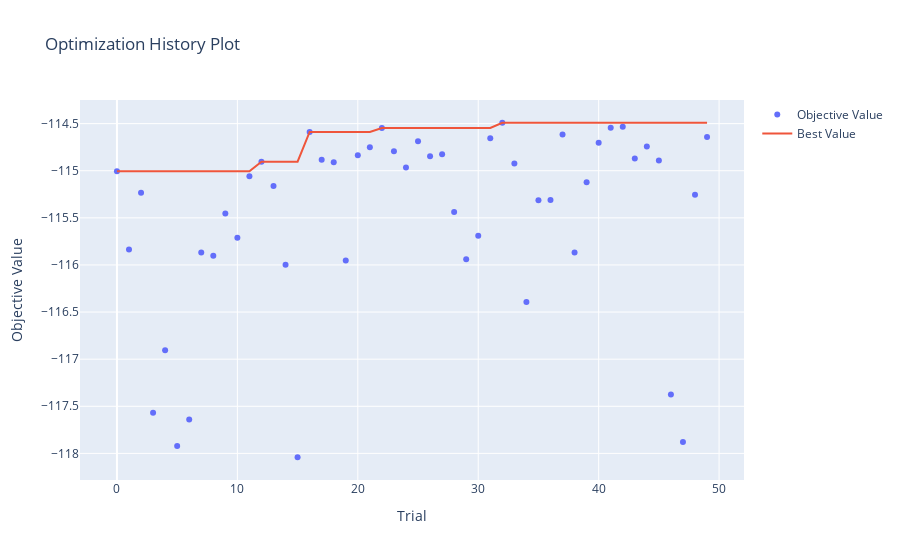
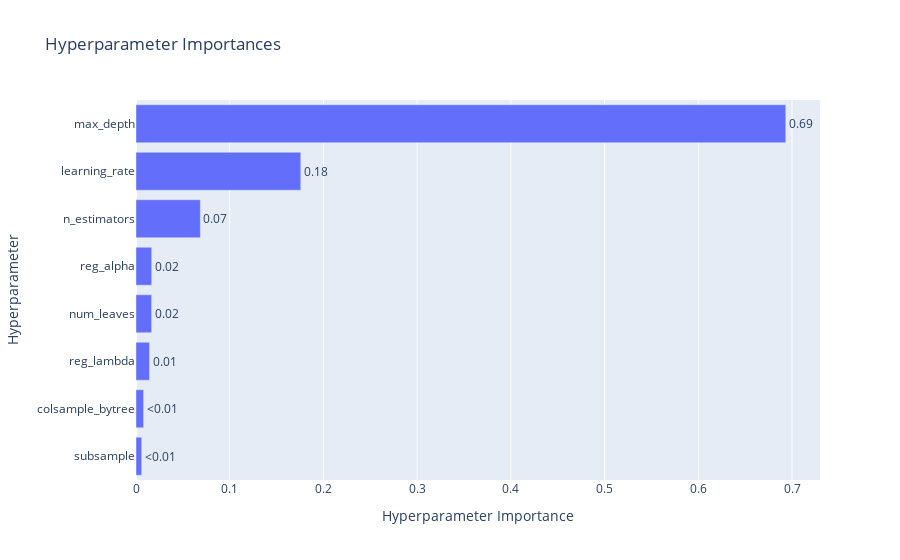
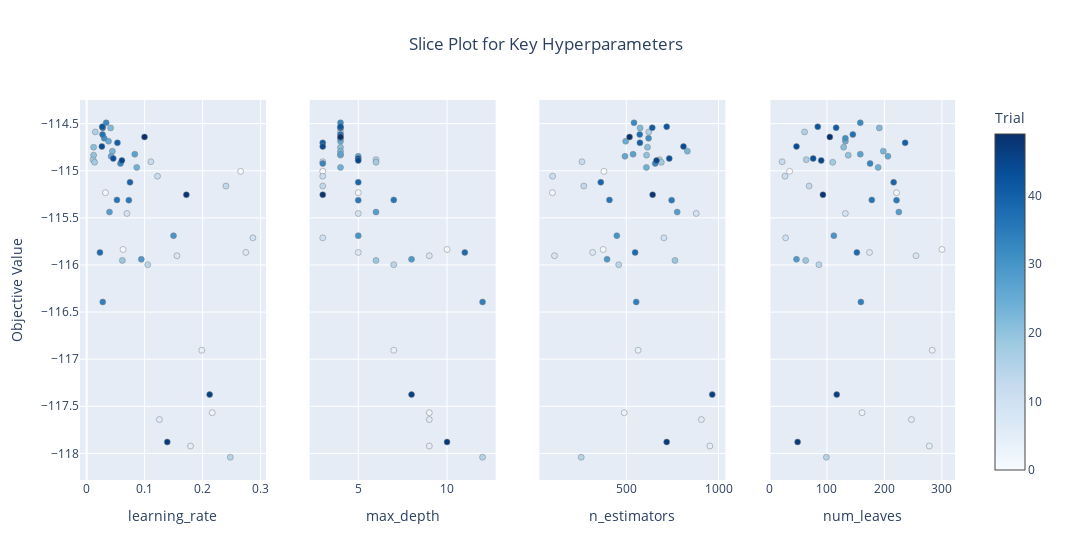
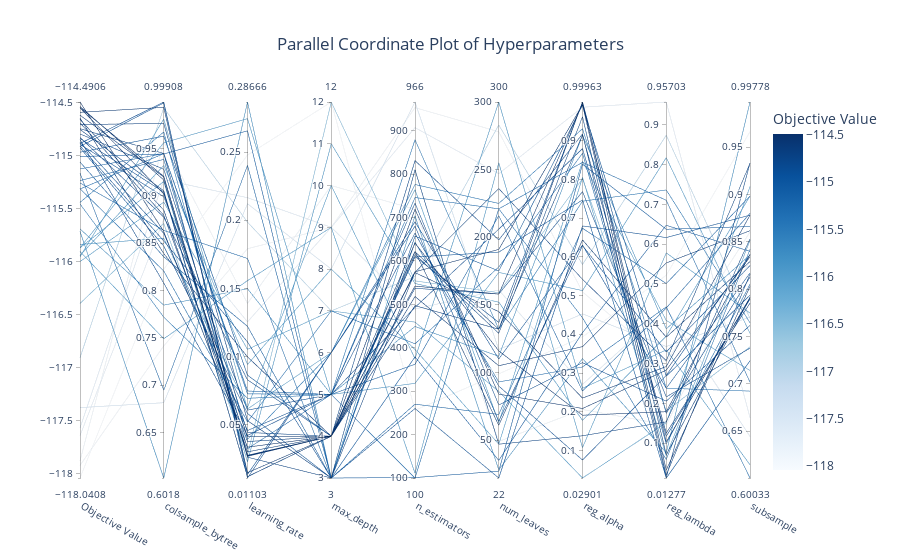

The notebook cell these images were saved under, in order:
### Code cell
# 4. 可视化调优过程
print("\n--- 可视化调优过程 ---")

# a. 优化历史图 (Optimization History Plot)
# 展示了每次试验的分数，可以看到模型性能是否随着时间推移而提高。
fig_history = optuna.visualization.plot_optimization_history(study)
fig_history.show()

# b. 参数重要性图 (Parameter Importances Plot)
# 显示了哪个超参数对模型性能的影响最大。
fig_importance = optuna.visualization.plot_param_importances(study)
fig_importance.show()

# c. 切片图 (Slice Plot)
# 展示了每个超参数在其取值范围内对最终分数的影响。
# 这对于直观地看出最佳参数的大致范围非常有用。
fig_slice = optuna.visualization.plot_slice(study, params=['n_estimators', 'learning_rate', 'num_leaves', 'max_depth'])
fig_slice.update_layout(title_text='Slice Plot for Key Hyperparameters', title_x=0.5) #  居中标题
fig_slice.show()


# d. 平行坐标图 (Parallel Coordinate Plot)
# 将所有试验的参数组合和最终结果在平行坐标系中可视化。
# 颜色深的线条代表性能更好的试验，可以帮助我们发现参数之间的潜在组合关系。
fig_parallel = optuna.visualization.plot_parallel_coordinate(study)
fig_parallel.update_layout(title_text='Parallel Coordinate Plot of Hyperparameters', title_x=0.5) #  居中标题
fig_parallel.show()

### Figure 1 — Plotly figure (JSON) as saved in the notebook; plotly's stock layout.template omitted (floating-point values rounded to 4 significant figures)
{"data": [{"mode": "markers", "name": "Objective Value", "type": "scatter", "x": [0, 1, 2, 3, 4, 5, 6, 7, 8, 9, 10, 11, 12, 13, 14, 15, 16, 17, 18, 19, 20, 21, 22, 23, 24, 25, 26, 27, 28, 29, 30, 31, 32, 33, 34, 35, 36, 37, 38, 39, 40, 41, 42, 43, 44, 45, 46, 47, 48, 49], "y": [-115.0, -115.8, -115.2, -117.6, -116.9, -117.9, -117.6, -115.9, -115.9, -115.5, -115.7, -115.1, -114.9, -115.2, -116.0, -118.0, -114.6, -114.9, -114.9, -116.0, -114.8, -114.8, -114.5, -114.8, -115.0, -114.7, -114.8, -114.8, -115.4, -115.9, -115.7, -114.7, -114.5, -114.9, -116.4, -115.3, -115.3, -114.6, -115.9, -115.1, -114.7, -114.5, -114.5, -114.9, -114.7, -114.9, -117.4, -117.9, -115.3, -114.6]}, {"mode": "lines", "name": "Best Value", "type": "scatter", "x": [0, 1, 2, 3, 4, 5, 6, 7, 8, 9, 10, 11, 12, 13, 14, 15, 16, 17, 18, 19, 20, 21, 22, 23, 24, 25, 26, 27, 28, 29, 30, 31, 32, 33, 34, 35, 36, 37, 38, 39, 40, 41, 42, 43, 44, 45, 46, 47, 48, 49], "y": [-115.0, -115.0, -115.0, -115.0, -115.0, -115.0, -115.0, -115.0, -115.0, -115.0, -115.0, -115.0, -114.9, -114.9, -114.9, -114.9, -114.6, -114.6, -114.6, -114.6, -114.6, -114.6, -114.5, -114.5, -114.5, -114.5, -114.5, -114.5, -114.5, -114.5, -114.5, -114.5, -114.5, -114.5, -114.5, -114.5, -114.5, -114.5, -114.5, -114.5, -114.5, -114.5, -114.5, -114.5, -114.5, -114.5, -114.5, -114.5, -114.5, -114.5]}, {"marker": {"color": "#cccccc"}, "mode": "markers", "name": "Infeasible Trial", "showlegend": false, "type": "scatter", "x": [], "y": []}], "layout": {"title": {"text": "Optimization History Plot"}, "xaxis": {"title": {"text": "Trial"}}, "yaxis": {"title": {"text": "Objective Value"}}}}

### Figure 2 — Plotly figure (JSON) as saved in the notebook; plotly's stock layout.template omitted (floating-point values rounded to 4 significant figures)
{"data": [{"cliponaxis": false, "hovertemplate": ["subsample (FloatDistribution): 0.006099376326627991<extra></extra>", "colsample_bytree (FloatDistribution): 0.008126996766912364<extra></extra>", "reg_lambda (FloatDistribution): 0.014428077757673333<extra></extra>", "num_leaves (IntDistribution): 0.01667795652378466<extra></extra>", "reg_alpha (FloatDistribution): 0.016765791187947646<extra></extra>", "n_estimators (IntDistribution): 0.06870177533150043<extra></extra>", "learning_rate (FloatDistribution): 0.17582445975926844<extra></extra>", "max_depth (IntDistribution): 0.6933755663462853<extra></extra>"], "name": "Objective Value", "orientation": "h", "text": ["<0.01", "<0.01", "0.01", "0.02", "0.02", "0.07", "0.18", "0.69"], "textposition": "outside", "type": "bar", "x": [0.006099, 0.008127, 0.01443, 0.01668, 0.01677, 0.0687, 0.1758, 0.6934], "y": ["subsample", "colsample_bytree", "reg_lambda", "num_leaves", "reg_alpha", "n_estimators", "learning_rate", "max_depth"]}], "layout": {"title": {"text": "Hyperparameter Importances"}, "xaxis": {"title": {"text": "Hyperparameter Importance"}}, "yaxis": {"title": {"text": "Hyperparameter"}}}}

### Figure 3 — Plotly figure (JSON) as saved in the notebook; plotly's stock layout.template omitted (floating-point values rounded to 4 significant figures)
{"data": [{"marker": {"color": [0, 1, 2, 3, 4, 5, 6, 7, 8, 9, 10, 11, 12, 13, 14, 15, 16, 17, 18, 19, 20, 21, 22, 23, 24, 25, 26, 27, 28, 29, 30, 31, 32, 33, 34, 35, 36, 37, 38, 39, 40, 41, 42, 43, 44, 45, 46, 47, 48, 49], "colorbar": {"title": {"text": "Trial"}, "x": 1, "xpad": 40}, "colorscale": [[0, "rgb(247,251,255)"], [0.125, "rgb(222,235,247)"], [0.25, "rgb(198,219,239)"], [0.375, "rgb(158,202,225)"], [0.5, "rgb(107,174,214)"], [0.625, "rgb(66,146,198)"], [0.75, "rgb(33,113,181)"], [0.875, "rgb(8,81,156)"], [1, "rgb(8,48,107)"]], "line": {"color": "Grey", "width": 0.5}, "showscale": true}, "mode": "markers", "name": "Feasible Trial", "showlegend": false, "type": "scatter", "x": [0.2655, 0.06275, 0.03247, 0.2165, 0.1986, 0.1791, 0.1255, 0.2745, 0.1557, 0.06944, 0.2867, 0.1222, 0.1107, 0.2402, 0.1053, 0.2478, 0.01492, 0.01103, 0.01363, 0.06162, 0.01203, 0.01198, 0.04135, 0.04444, 0.08638, 0.03774, 0.04223, 0.08298, 0.03937, 0.09426, 0.1498, 0.03023, 0.03366, 0.05832, 0.02774, 0.07273, 0.05222, 0.02739, 0.0229, 0.0748, 0.05305, 0.02769, 0.02695, 0.04585, 0.02628, 0.06078, 0.2121, 0.139, 0.172, 0.09981], "xaxis": "x", "y": [-115.0, -115.8, -115.2, -117.6, -116.9, -117.9, -117.6, -115.9, -115.9, -115.5, -115.7, -115.1, -114.9, -115.2, -116.0, -118.0, -114.6, -114.9, -114.9, -116.0, -114.8, -114.8, -114.5, -114.8, -115.0, -114.7, -114.8, -114.8, -115.4, -115.9, -115.7, -114.7, -114.5, -114.9, -116.4, -115.3, -115.3, -114.6, -115.9, -115.1, -114.7, -114.5, -114.5, -114.9, -114.7, -114.9, -117.4, -117.9, -115.3, -114.6], "yaxis": "y"}, {"marker": {"color": [0, 1, 2, 3, 4, 5, 6, 7, 8, 9, 10, 11, 12, 13, 14, 15, 16, 17, 18, 19, 20, 21, 22, 23, 24, 25, 26, 27, 28, 29, 30, 31, 32, 33, 34, 35, 36, 37, 38, 39, 40, 41, 42, 43, 44, 45, 46, 47, 48, 49], "colorbar": {"title": {"text": "Trial"}, "x": 1, "xpad": 40}, "colorscale": [[0, "rgb(247,251,255)"], [0.125, "rgb(222,235,247)"], [0.25, "rgb(198,219,239)"], [0.375, "rgb(158,202,225)"], [0.5, "rgb(107,174,214)"], [0.625, "rgb(66,146,198)"], [0.75, "rgb(33,113,181)"], [0.875, "rgb(8,81,156)"], [1, "rgb(8,48,107)"]], "line": {"color": "Grey", "width": 0.5}, "showscale": false}, "mode": "markers", "name": "Feasible Trial", "showlegend": false, "type": "scatter", "x": [3, 10, 5, 9, 7, 9, 9, 5, 9, 5, 3, 3, 3, 3, 7, 12, 4, 6, 6, 6, 4, 4, 4, 4, 4, 4, 5, 4, 6, 8, 5, 4, 4, 3, 12, 5, 7, 4, 11, 5, 3, 4, 4, 5, 3, 5, 8, 10, 3, 4], "xaxis": "x2", "y": [-115.0, -115.8, -115.2, -117.6, -116.9, -117.9, -117.6, -115.9, -115.9, -115.5, -115.7, -115.1, -114.9, -115.2, -116.0, -118.0, -114.6, -114.9, -114.9, -116.0, -114.8, -114.8, -114.5, -114.8, -115.0, -114.7, -114.8, -114.8, -115.4, -115.9, -115.7, -114.7, -114.5, -114.9, -116.4, -115.3, -115.3, -114.6, -115.9, -115.1, -114.7, -114.5, -114.5, -114.9, -114.7, -114.9, -117.4, -117.9, -115.3, -114.6], "yaxis": "y2"}, {"marker": {"color": [0, 1, 2, 3, 4, 5, 6, 7, 8, 9, 10, 11, 12, 13, 14, 15, 16, 17, 18, 19, 20, 21, 22, 23, 24, 25, 26, 27, 28, 29, 30, 31, 32, 33, 34, 35, 36, 37, 38, 39, 40, 41, 42, 43, 44, 45, 46, 47, 48, 49], "colorbar": {"title": {"text": "Trial"}, "x": 1, "xpad": 40}, "colorscale": [[0, "rgb(247,251,255)"], [0.125, "rgb(222,235,247)"], [0.25, "rgb(198,219,239)"], [0.375, "rgb(158,202,225)"], [0.5, "rgb(107,174,214)"], [0.625, "rgb(66,146,198)"], [0.75, "rgb(33,113,181)"], [0.875, "rgb(8,81,156)"], [1, "rgb(8,48,107)"]], "line": {"color": "Grey", "width": 0.5}, "showscale": false}, "mode": "markers", "name": "Feasible Trial", "showlegend": false, "type": "scatter", "x": [379, 375, 100, 489, 564, 953, 907, 318, 111, 879, 704, 101, 260, 270, 459, 256, 622, 680, 690, 764, 610, 615, 575, 831, 609, 497, 493, 537, 776, 396, 449, 621, 542, 657, 554, 746, 409, 573, 548, 362, 574, 641, 719, 733, 810, 664, 966, 719, 643, 518], "xaxis": "x3", "y": [-115.0, -115.8, -115.2, -117.6, -116.9, -117.9, -117.6, -115.9, -115.9, -115.5, -115.7, -115.1, -114.9, -115.2, -116.0, -118.0, -114.6, -114.9, -114.9, -116.0, -114.8, -114.8, -114.5, -114.8, -115.0, -114.7, -114.8, -114.8, -115.4, -115.9, -115.7, -114.7, -114.5, -114.9, -116.4, -115.3, -115.3, -114.6, -115.9, -115.1, -114.7, -114.5, -114.5, -114.9, -114.7, -114.9, -117.4, -117.9, -115.3, -114.6], "yaxis": "y3"}, {"marker": {"color": [0, 1, 2, 3, 4, 5, 6, 7, 8, 9, 10, 11, 12, 13, 14, 15, 16, 17, 18, 19, 20, 21, 22, 23, 24, 25, 26, 27, 28, 29, 30, 31, 32, 33, 34, 35, 36, 37, 38, 39, 40, 41, 42, 43, 44, 45, 46, 47, 48, 49], "colorbar": {"title": {"text": "Trial"}, "x": 1, "xpad": 40}, "colorscale": [[0, "rgb(247,251,255)"], [0.125, "rgb(222,235,247)"], [0.25, "rgb(198,219,239)"], [0.375, "rgb(158,202,225)"], [0.5, "rgb(107,174,214)"], [0.625, "rgb(66,146,198)"], [0.75, "rgb(33,113,181)"], [0.875, "rgb(8,81,156)"], [1, "rgb(8,48,107)"]], "line": {"color": "Grey", "width": 0.5}, "showscale": false}, "mode": "markers", "name": "Feasible Trial", "showlegend": false, "type": "scatter", "x": [35, 300, 221, 161, 283, 278, 247, 174, 255, 132, 28, 27, 22, 69, 86, 99, 61, 64, 110, 63, 137, 129, 191, 198, 189, 132, 206, 158, 225, 47, 112, 132, 158, 175, 159, 221, 178, 145, 152, 216, 236, 116, 84, 76, 47, 90, 117, 49, 93, 105], "xaxis": "x4", "y": [-115.0, -115.8, -115.2, -117.6, -116.9, -117.9, -117.6, -115.9, -115.9, -115.5, -115.7, -115.1, -114.9, -115.2, -116.0, -118.0, -114.6, -114.9, -114.9, -116.0, -114.8, -114.8, -114.5, -114.8, -115.0, -114.7, -114.8, -114.8, -115.4, -115.9, -115.7, -114.7, -114.5, -114.9, -116.4, -115.3, -115.3, -114.6, -115.9, -115.1, -114.7, -114.5, -114.5, -114.9, -114.7, -114.9, -117.4, -117.9, -115.3, -114.6], "yaxis": "y4"}], "layout": {"title": {"text": "Slice Plot for Key Hyperparameters", "x": 0.5}, "width": 1200, "xaxis": {"anchor": "y", "domain": [0, 0.2125], "title": {"text": "learning_rate"}}, "xaxis2": {"anchor": "y2", "domain": [0.2625, 0.475], "title": {"text": "max_depth"}}, "xaxis3": {"anchor": "y3", "domain": [0.525, 0.7375], "title": {"text": "n_estimators"}}, "xaxis4": {"anchor": "y4", "domain": [0.7875, 1], "title": {"text": "num_leaves"}}, "yaxis": {"anchor": "x", "domain": [0, 1], "title": {"text": "Objective Value"}}, "yaxis2": {"anchor": "x2", "domain": [0, 1], "matches": "y", "showticklabels": false}, "yaxis3": {"anchor": "x3", "domain": [0, 1], "matches": "y", "showticklabels": false}, "yaxis4": {"anchor": "x4", "domain": [0, 1], "matches": "y", "showticklabels": false}}}

### Figure 4 — Plotly figure (JSON) as saved in the notebook; plotly's stock layout.template omitted (floating-point values rounded to 4 significant figures)
{"data": [{"dimensions": [{"label": "Objective Value", "range": [-118.0, -114.5], "values": [-115.0, -115.8, -115.2, -117.6, -116.9, -117.9, -117.6, -115.9, -115.9, -115.5, -115.7, -115.1, -114.9, -115.2, -116.0, -118.0, -114.6, -114.9, -114.9, -116.0, -114.8, -114.8, -114.5, -114.8, -115.0, -114.7, -114.8, -114.8, -115.4, -115.9, -115.7, -114.7, -114.5, -114.9, -116.4, -115.3, -115.3, -114.6, -115.9, -115.1, -114.7, -114.5, -114.5, -114.9, -114.7, -114.9, -117.4, -117.9, -115.3, -114.6]}, {"label": "colsample_bytree", "range": [0.6018, 0.9991], "values": [0.9442, 0.8552, 0.9385, 0.917, 0.993, 0.7414, 0.8751, 0.956, 0.749, 0.7718, 0.6018, 0.8355, 0.8523, 0.6946, 0.8933, 0.8224, 0.9934, 0.9991, 0.9981, 0.981, 0.904, 0.9053, 0.9021, 0.928, 0.963, 0.8794, 0.8078, 0.8775, 0.9674, 0.9321, 0.7845, 0.8849, 0.8623, 0.8468, 0.8707, 0.9446, 0.8205, 0.9199, 0.9151, 0.9446, 0.9765, 0.9205, 0.9167, 0.8604, 0.9447, 0.899, 0.6813, 0.9573, 0.8634, 0.8389]}, {"label": "learning_rate", "range": [0.01103, 0.2867], "values": [0.2655, 0.06275, 0.03247, 0.2165, 0.1986, 0.1791, 0.1255, 0.2745, 0.1557, 0.06944, 0.2867, 0.1222, 0.1107, 0.2402, 0.1053, 0.2478, 0.01492, 0.01103, 0.01363, 0.06162, 0.01203, 0.01198, 0.04135, 0.04444, 0.08638, 0.03774, 0.04223, 0.08298, 0.03937, 0.09426, 0.1498, 0.03023, 0.03366, 0.05832, 0.02774, 0.07273, 0.05222, 0.02739, 0.0229, 0.0748, 0.05305, 0.02769, 0.02695, 0.04585, 0.02628, 0.06078, 0.2121, 0.139, 0.172, 0.09981]}, {"label": "max_depth", "range": [3, 12], "values": [3, 10, 5, 9, 7, 9, 9, 5, 9, 5, 3, 3, 3, 3, 7, 12, 4, 6, 6, 6, 4, 4, 4, 4, 4, 4, 5, 4, 6, 8, 5, 4, 4, 3, 12, 5, 7, 4, 11, 5, 3, 4, 4, 5, 3, 5, 8, 10, 3, 4]}, {"label": "n_estimators", "range": [100, 966], "values": [379, 375, 100, 489, 564, 953, 907, 318, 111, 879, 704, 101, 260, 270, 459, 256, 622, 680, 690, 764, 610, 615, 575, 831, 609, 497, 493, 537, 776, 396, 449, 621, 542, 657, 554, 746, 409, 573, 548, 362, 574, 641, 719, 733, 810, 664, 966, 719, 643, 518]}, {"label": "num_leaves", "range": [22, 300], "values": [35, 300, 221, 161, 283, 278, 247, 174, 255, 132, 28, 27, 22, 69, 86, 99, 61, 64, 110, 63, 137, 129, 191, 198, 189, 132, 206, 158, 225, 47, 112, 132, 158, 175, 159, 221, 178, 145, 152, 216, 236, 116, 84, 76, 47, 90, 117, 49, 93, 105]}, {"label": "reg_alpha", "range": [0.02901, 0.9996], "values": [0.4042, 0.2606, 0.8438, 0.2707, 0.5803, 0.5093, 0.9862, 0.5128, 0.1074, 0.7436, 0.3373, 0.8391, 0.6797, 0.6737, 0.02901, 0.3932, 0.6436, 0.6288, 0.6304, 0.8465, 0.9996, 0.9613, 0.9927, 0.9171, 0.7468, 0.9143, 0.8793, 0.7682, 0.9306, 0.805, 0.9139, 0.9996, 0.9964, 0.9915, 0.8015, 0.4426, 0.8672, 0.2353, 0.1779, 0.2536, 0.5419, 0.1911, 0.2084, 0.3267, 0.1381, 0.07543, 0.4526, 0.2058, 0.3155, 0.3681]}, {"label": "reg_lambda", "range": [0.01277, 0.957], "values": [0.6474, 0.3344, 0.7103, 0.4385, 0.8736, 0.304, 0.957, 0.8172, 0.5781, 0.7361, 0.07601, 0.6374, 0.6166, 0.5011, 0.1518, 0.5219, 0.3665, 0.3295, 0.2381, 0.4086, 0.1752, 0.02077, 0.03286, 0.01361, 0.01277, 0.1257, 0.1176, 0.2164, 0.2383, 0.06825, 0.3873, 0.07124, 0.1033, 0.2687, 0.1808, 0.05911, 0.09838, 0.2926, 0.369, 0.4398, 0.3074, 0.1792, 0.2835, 0.2057, 0.1538, 0.2703, 0.343, 0.1463, 0.4425, 0.5528]}, {"label": "subsample", "range": [0.6003, 0.9978], "values": [0.8399, 0.6143, 0.7016, 0.6442, 0.769, 0.8603, 0.6641, 0.7533, 0.7747, 0.7644, 0.9978, 0.8662, 0.8782, 0.8983, 0.9084, 0.9664, 0.8291, 0.8249, 0.817, 0.714, 0.8127, 0.8157, 0.8029, 0.9333, 0.7242, 0.7852, 0.7894, 0.7376, 0.6922, 0.8516, 0.836, 0.7909, 0.7913, 0.7936, 0.7389, 0.8421, 0.8051, 0.8782, 0.8984, 0.88, 0.9329, 0.8367, 0.8341, 0.7616, 0.8531, 0.8363, 0.7705, 0.8304, 0.6003, 0.8618]}], "labelangle": 30, "labelside": "bottom", "line": {"color": [-115.0, -115.8, -115.2, -117.6, -116.9, -117.9, -117.6, -115.9, -115.9, -115.5, -115.7, -115.1, -114.9, -115.2, -116.0, -118.0, -114.6, -114.9, -114.9, -116.0, -114.8, -114.8, -114.5, -114.8, -115.0, -114.7, -114.8, -114.8, -115.4, -115.9, -115.7, -114.7, -114.5, -114.9, -116.4, -115.3, -115.3, -114.6, -115.9, -115.1, -114.7, -114.5, -114.5, -114.9, -114.7, -114.9, -117.4, -117.9, -115.3, -114.6], "colorbar": {"title": {"text": "Objective Value"}}, "colorscale": [[0, "rgb(247,251,255)"], [0.125, "rgb(222,235,247)"], [0.25, "rgb(198,219,239)"], [0.375, "rgb(158,202,225)"], [0.5, "rgb(107,174,214)"], [0.625, "rgb(66,146,198)"], [0.75, "rgb(33,113,181)"], [0.875, "rgb(8,81,156)"], [1, "rgb(8,48,107)"]], "reversescale": false, "showscale": true}, "type": "parcoords"}], "layout": {"title": {"text": "Parallel Coordinate Plot of Hyperparameters", "x": 0.5}}}
